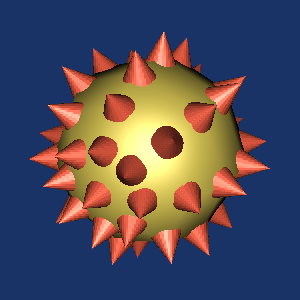

Here is the Python script that generated this plot:
#!/usr/bin/env python
# Demonstrate vtkInteractorStyleTerrain with programmatic mouse events on a spiked sphere.

import vtkmodules.vtkInteractionStyle  # noqa: F401
import vtkmodules.vtkRenderingFreeType  # noqa: F401
import vtkmodules.vtkRenderingOpenGL2  # noqa: F401

from vtkmodules.vtkCommonColor import vtkNamedColors
from vtkmodules.vtkFiltersCore import vtkGlyph3D
from vtkmodules.vtkFiltersSources import vtkConeSource, vtkSphereSource
from vtkmodules.vtkRenderingCore import (
    vtkActor,
    vtkPolyDataMapper,
    vtkRenderWindow,
    vtkRenderWindowInteractor,
    vtkRenderer,
)

colors = vtkNamedColors()

# Sphere source
sphere = vtkSphereSource()

sphere_mapper = vtkPolyDataMapper()
sphere_mapper.SetInputConnection(sphere.GetOutputPort())

sphere_actor = vtkActor()
sphere_actor.SetMapper(sphere_mapper)
banana_rgb = [0.0, 0.0, 0.0]
colors.GetColorRGB("banana", banana_rgb)
sphere_actor.GetProperty().SetDiffuseColor(banana_rgb)
sphere_actor.GetProperty().SetSpecular(0.4)
sphere_actor.GetProperty().SetSpecularPower(20)

# Spikes via cone glyphs on sphere normals
cone = vtkConeSource()
cone.SetResolution(20)

glyph = vtkGlyph3D()
glyph.SetInputConnection(sphere.GetOutputPort())
glyph.SetSourceConnection(cone.GetOutputPort())
glyph.SetVectorModeToUseNormal()
glyph.SetScaleModeToScaleByVector()
glyph.SetScaleFactor(0.25)

spike_mapper = vtkPolyDataMapper()
spike_mapper.SetInputConnection(glyph.GetOutputPort())

spike_actor = vtkActor()
spike_actor.SetMapper(spike_mapper)
tomato_rgb = [0.0, 0.0, 0.0]
colors.GetColorRGB("tomato", tomato_rgb)
spike_actor.GetProperty().SetDiffuseColor(tomato_rgb)
spike_actor.GetProperty().SetSpecular(0.4)
spike_actor.GetProperty().SetSpecularPower(20)

# Rendering
renderer = vtkRenderer()
renderer.AddActor(sphere_actor)
renderer.AddActor(spike_actor)
renderer.SetBackground(0.1, 0.2, 0.4)

render_window = vtkRenderWindow()
render_window.SetSize(300, 300)
render_window.AddRenderer(renderer)
render_window.SetWindowName("style terrain")

interactor = vtkRenderWindowInteractor()
interactor.SetRenderWindow(render_window)
interactor.SetDesiredUpdateRate(0.00001)

renderer.ResetCamera()
camera = renderer.GetActiveCamera()
camera.Zoom(1.4)
camera.Azimuth(30)
camera.Elevation(30)

interactor.Initialize()
interactor.Start()
